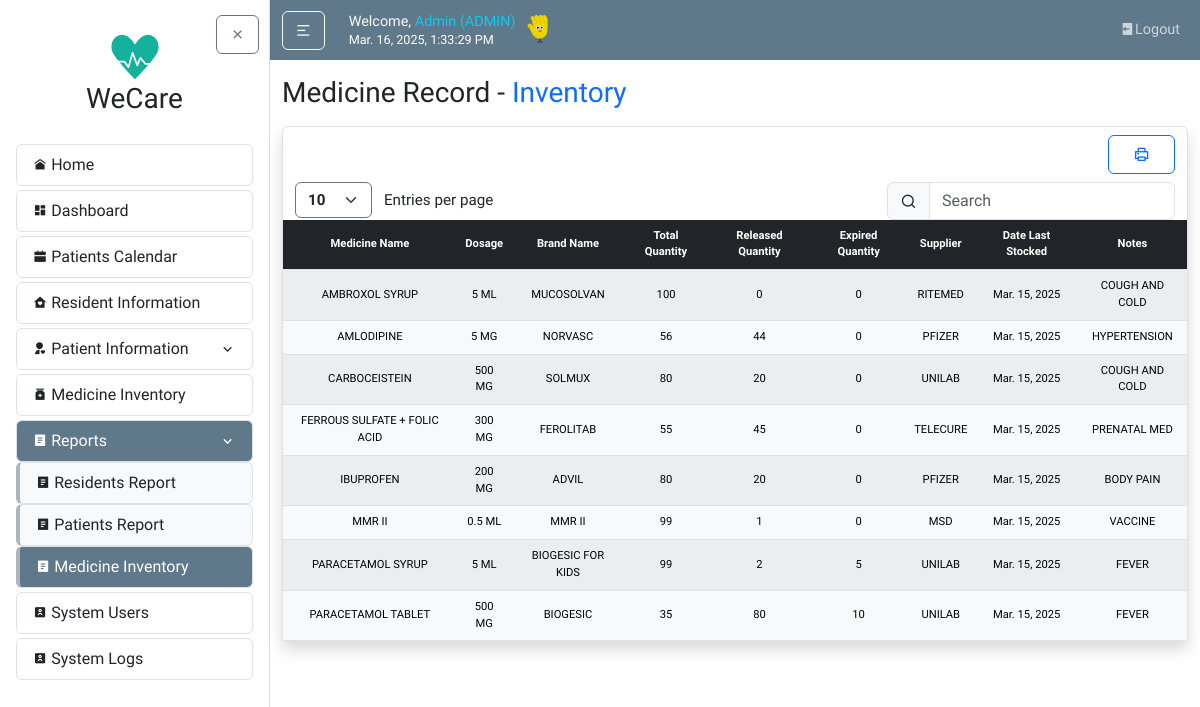
The app's page /reports/medicineRecord/ (signed in) with its own data.
### users/models.py (models this page shows, shortened)
class UserProfile(models.Model):
    USER_TYPE_CHOICES = [
        ('BHW', 'Barangay Health Worker'),
        ('BRGY-STAFF', 'Barangay Staff'),
        ('DOCTOR', 'Doctor'),
        ('ADMIN', 'Admin'),
        ('ROOT', 'Root'),
    ]
    STATUS_CHOICES = [
        ('ACTIVE', 'Active'),
        ('INACTIVE', 'Inactive'),
    ]
    user = models.OneToOneField(User, on_delete=models.CASCADE)
    userrole = models.CharField(max_length=10, choices=USER_TYPE_CHOICES, default='BHW')
    status = models.CharField(max_length=8, choices=STATUS_CHOICES, default='ACTIVE')
    created_by = models.ForeignKey(User, related_name='created_user_profiles', on_delete=models.SET_NULL, null=True, blank=True)

### medicineMonitoring/models.py (models this page shows, shortened)
class Medicine(models.Model):
    medicine_name = models.CharField(max_length=255)
    brand_name = models.CharField(max_length=255, blank=True, null=True)
    dosage = models.CharField(max_length=100, blank=True, null=True)
    total_quantity = models.PositiveIntegerField(default=0)
    supplier_name = models.CharField(max_length=255)
    date_last_stock = models.DateField(blank=True)
    notes = models.TextField(blank=True, null=True)

### users/decorators.py (the view)
        def wrapper(request, *args, **kwargs):
            try:
                profile = request.user.userprofile
                if profile.userrole == 'ADMIN' or profile.userrole in allowed_roles:
                    return view_func(request, *args, **kwargs)
                else:
                    messages.warning(
                        request,
                        f"You don't have permission to access the {module_name} module."
                    )
                    return redirect('home')
            except UserProfile.DoesNotExist:
                messages.warning(
                    request,
                    f"Complete your profile to access the {module_name} module."
                )
                return redirect('home')

### reports/views.py (called while the page is built)
@login_required
@role_required(['ADMIN', 'BHW', 'DOCTOR'], 'Medicine Record')
def medicineReport(request):
    today = date.today()
    medicines = Medicine.objects.all().order_by("medicine_name").annotate(
        releasedQty=Sum('medicine_trackings__quantity_used'),
        expiredQty=Sum('stocks__quantity', filter=Q(stocks__expiration_date__lte=today))
    )
    context = {
        'medicines': medicines,
        'today': today,
    }
    return render(request, "reports/medicineReport.html", context)

### reports/templates/reports/medicineReport.html (shortened to what this page needs)
{% extends "home/layout.html" %}
{% load static %}
{% block body %}
  <h3 class="mb-3">Medicine Record - <span class="text-primary">Inventory</span></h3>
    <article class="content-section border rounded p-0 mx-0 px-0 shadow">
        <div class="container">
            <div class="row mt-2">
              <div class="col-md-auto ms-sm-auto">
                  <div class="d-flex gap-2 mt-3 mt-sm-0">
                    <button class="btn btn-outline-primary btn-block px-4" onclick="printTable()">
                      <i class="ri-printer-line"></i>
                    </button>
                  </div>
              </div>
            </div>
            <div class="row mt-2">
              <div class="col-auto">
                <select id="customEntries" class="form-select d-inline w-auto border-secondary fw-bold" style="font-size: calc(0.8rem + 0.2vw); cursor: pointer; vertical-align: middle;">
                  <option value="10">10</option>
                </select>
                <span class="d-inline ms-2" style="font-size: calc(0.8rem + 0.2vw); vertical-align: middle;">Entries per page</span>
              </div>
              <div class="col-auto ms-auto">
                  <div class="input-group input-group-merge">
                      <span class="input-group-text"><i class="ri-search-line"></i></span>
                      <input type="text" id="searchBar" class="form-control" placeholder="Search" aria-label="Search">
                  </div>
              </div>
            </div>
          </div>
        <div class="table-responsive w-100">
            <table id="dataTable" class="table table-light table-striped text-center m-0 w-100 projectTables">
                <thead class="table-dark">
                <tr>
                    <th>Medicine Name</th>
                    <th>Dosage</th>
                    <th>Brand Name</th>
                    <th>Total Quantity</th>
                    <th>Released Quantity</th>
                    <th>Expired Quantity</th>
                    <th>Supplier</th>
                    <th>Date Last Stocked</th>
                    <th>Notes</th>
                </tr>
                </thead>
                <tbody>
                {% for med in medicines %}
                <tr>
                    <td class="align-middle">{{ med.medicine_name }}</td>
                    <td class="align-middle">{{ med.dosage }}</td>
                    <td class="align-middle">{{ med.brand_name }}</td>
                    <td class="align-middle">{{ med.total_quantity }}</td>
                    <td class="align-middle">{{ med.releasedQty|default:"0" }}</td>
                    <td class="align-middle">{{ med.expiredQty|default:"0" }}</td>
                    <td class="align-middle">{{ med.supplier_name }}</td>
                    <td class="align-middle">{{ med.date_last_stock|date:"M. d, Y" }}</td>
                    <td class="align-middle">{{ med.notes }}</td>
                </tr>
                {% endfor %}
                </tbody>
            </table>
        </div>
  </article>
{% endblock body %}

### home/templates/home/layout.html (shortened to what this page needs)
{% load static %}
<!DOCTYPE html>
<html lang="en">
<head>
  <link rel="stylesheet" type="text/css" href="{% static 'home/main.css' %}">
  <link href="https://cdn.jsdelivr.net/npm/bootstrap@5.3.3/dist/css/bootstrap.min.css" rel="stylesheet">
  <link rel="stylesheet" href="https://cdnjs.cloudflare.com/ajax/libs/remixicon/4.6.0/remixicon.css">
  <link rel="stylesheet" href="//cdn.datatables.net/2.2.2/css/dataTables.dataTables.min.css">
  <link rel="stylesheet" href="https://cdn.jsdelivr.net/npm/flatpickr/dist/flatpickr.min.css">
</head>
<body>
  {% include "home/sidebar.html" %}
    <div id="content-wrapper" class="flex-grow-1">
      <header class="site-header">
        <nav class="navbar navbar-expand-md navbar-dark bg-steel">
          <div class="container">
            <div class="navbar-nav align-items-xl-center">
              <button id="sidebarToggle" class="btn btn-outline-light me-3 my-auto">
                <i class="ri-menu-2-line"></i>
              </button>
            </div>
            <div class="ms-2 me-auto">
              <h5 class="d-flex align-items-end gap-1 mb-1">
                  <span class="text-light nav-font">
                      {% if user.is_authenticated %}Welcome, <span class="text-info">{{ request.user }} ({{ request.user.userprofile.userrole }})</span> <br>{% endif %}
                      <small id="clock" class="my-auto text-white text-light"></small>
                  </span>
                  <span><img src="{% static 'home/images/hand.gif' %}" alt="" style="height: 2em; width: auto; vertical-align: middle;"></span>
              </h5>
            </div>
            <div class="navbar-nav ms-auto nav-font">
              {% if user.is_authenticated %}
                <a class="nav-item nav-link" href="{% url "logout" %}"><i class="ri-logout-box-fill "></i>Logout</a>
              {% endif %}
            </div>
          </div>
        </nav>
      </header>
      <main id="main-content" role="main" class="container mt-3">
          <div class="row">
            <div class="col">
              {% block body %}{% endblock %}
            </div>
          </div>
      </main>
    </div>
  </div>
</body>
</html>

### home/static/home/main.css (style rules this page uses)
body { background: #fafafa; color: #333333; font-family: 'Varela Round', sans-serif!important; }
h1, h2, h3, h4, h5, h6 { color: #444444; font-size: calc(1rem + 0.8vw); margin-bottom: 1rem; }
.bg-steel { background-color: #5f788a; }
.site-header { position: sticky; top: 0; z-index: 1000; }
.navbar-nav { flex-wrap: wrap; gap: 0.5rem; }
.navbar-nav .nav-link { color: #cbd5db; transition: color 0.2s ease; }
.nav-font { font-size: clamp(0.7rem, 1.2vw, 1rem); }
.content-section { background: #ffffff; padding: 1.25rem; border: 1px solid #dddddd; border-radius: 0.5rem; margin-bottom: 1.5rem; }
#content-wrapper { flex: 1; overflow-y: auto; height: 100vh; }
.projectTables { font-size: calc(0.55rem + 0.2vw); margin-bottom: 0; }
.projectTables th, .projectTables td { padding: calc(5px + 0.2vw) calc(8px + 0.2vw); vertical-align: middle; border-color: #dee2e6; text-align: center; }
.projectTables thead th { font-weight: 600; }
button, input[type="submit"] { margin-top: 10px; }
.container { max-width: 1490px!important; }
html { scroll-behavior: smooth; }

### reports/templates/reports/medicineReport.html (style rules this page uses)
table td, table th { text-align: center !important; vertical-align: middle; }

### records on screen
Medicine: medicine_name "AMBROXOL SYRUP", dosage "5 ML", brand_name "MUCOSOLVAN", total_quantity "100", releasedQty "0", expiredQty "0", supplier_name "RITEMED", date_last_stock "Mar. 15, 2025", notes "COUGH AND COLD"
Medicine: medicine_name "AMLODIPINE", dosage "5 MG", brand_name "NORVASC", total_quantity "56", releasedQty "44", expiredQty "0", supplier_name "PFIZER", date_last_stock "Mar. 15, 2025", notes "HYPERTENSION"
Medicine: medicine_name "CARBOCEISTEIN", dosage "500 MG", brand_name "SOLMUX", total_quantity "80", releasedQty "20", expiredQty "0", supplier_name "UNILAB", date_last_stock "Mar. 15, 2025", notes "COUGH AND COLD"
Medicine: medicine_name "FERROUS SULFATE + FOLIC ACID", dosage "300 MG", brand_name "FEROLITAB", total_quantity "55", releasedQty "45", expiredQty "0", supplier_name "TELECURE", date_last_stock "Mar. 15, 2025", notes "PRENATAL MED"
Medicine: medicine_name "IBUPROFEN", dosage "200 MG", brand_name "ADVIL", total_quantity "80", releasedQty "20", expiredQty "0", supplier_name "PFIZER", date_last_stock "Mar. 15, 2025", notes "BODY PAIN"
Medicine: medicine_name "MMR II", dosage "0.5 ML", brand_name "MMR II", total_quantity "99", releasedQty "1", expiredQty "0", supplier_name "MSD", date_last_stock "Mar. 15, 2025", notes "VACCINE"
Medicine: medicine_name "PARACETAMOL SYRUP", dosage "5 ML", brand_name "BIOGESIC FOR KIDS", total_quantity "99", releasedQty "2", expiredQty "5", supplier_name "UNILAB", date_last_stock "Mar. 15, 2025", notes "FEVER"
Medicine: medicine_name "PARACETAMOL TABLET", dosage "500 MG", brand_name "BIOGESIC", total_quantity "35", releasedQty "80", expiredQty "10", supplier_name "UNILAB", date_last_stock "Mar. 15, 2025", notes "FEVER"

### other values on screen
{{ request.user }} "Admin"
{{ request.user.userprofile.userrole }} "ADMIN"
